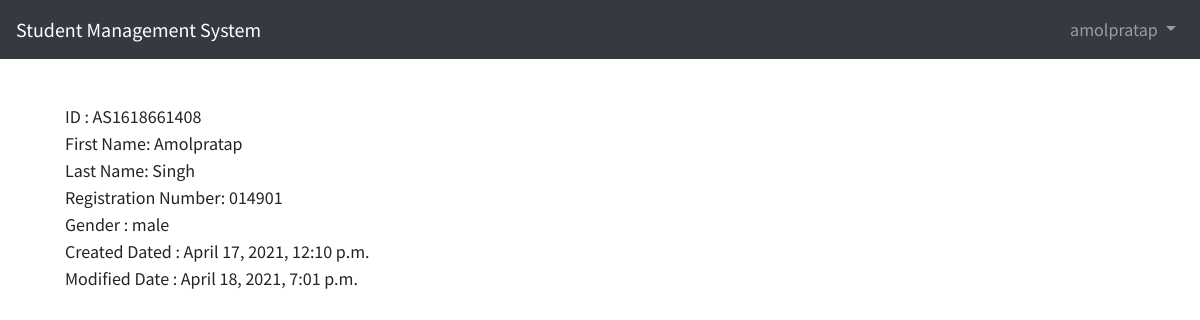
Page /students/AS1618661408/ (signed in) on the committed database.
### students/models.py (models this page shows, shortened)
class StudentInfo(models.Model):
    id = models.CharField(primary_key=True,editable=False,max_length=200)
    GENDER_CHOICES=(
        ('male', 'Male'),
        ('female', 'Female'),
    )
    first_name = models.CharField(max_length=100)
    last_name = models.CharField(max_length=100)
    registeration_num = models.CharField(max_length=100)
    admission_date = models.DateTimeField()
    gender = models.CharField(choices=GENDER_CHOICES,max_length=10)
    created_dt = models.DateTimeField(verbose_name="created date", auto_now_add=True)
    modify_dt = models.DateTimeField(verbose_name="modified date", auto_now=True)

### students/views.py (the view)
# urls.py: path('<str:student_id>/',views.student_detail , name='student_detail'),
@permission_required("auth.view_students")
def student_detail(request,student_id):
    try:
        students = StudentInfo.objects.get(pk=student_id)
    except StudentInfo.DoesNotExist:
        raise Http404("Given Student Id is not found")
    context = {
        "students": students,
    }
    return render(request,"students/student_detail.html",context)

### templates/students/student_detail.html (shortened to what this page needs)
{% extends 'base.html' %}
{% block content %}
<div class="card-body">
        <tbody>
            <tr>
                <td>ID : {{students.id}}</td>
                <br>
                <td>First Name: {{students.first_name}}</td>
                <br>
                <td>Last Name: {{students.last_name}}</td>
                <br>
                <td>Registration Number: {{students.registeration_num}}</td>
                <br>
                <td>Gender : {{students.gender}}</td>
                <br>
                <td>Created Dated : {{students.created_dt}}</td>
                <br>
                <td>Modified Date : {{students.modify_dt}} </td>
                <br>
            </tr>
        </tbody>
</div>
{% endblock %}

### templates/base.html (shortened to what this page needs)
{% load static %}
<!DOCTYPE html>
<html lang="en">
<head>
    <link rel="stylesheet"
        href="https://stackpath.bootstrapcdn.com/bootstrap/4.1.3/css/bootstrap.min.css"
>
    <link href="{% static 'css/base.css' %}" rel="stylesheet">
</head>
<body>
    <nav class="navbar navbar-expand-md navbar-dark bg-dark mb-4">
        <a class="navbar-brand" href="{% url 'home' %}">Student Management System</a>
        <div class="collapse navbar-collapse" id="navbarCollapse">
        {% if user.is_authenticated %}
            <ul class="navbar-nav ml-auto">
                <li class="nav-item">
                    <a class="nav-link dropdown-toggle" href="#" id="userMenu" data-toggle="dropdown" aria-haspopup="true" aria-expanded="false">
                    {{ user.username }}
                    </a>
                </li>
            </ul>
        {% else %}
        <form class="form-inline ml-auto">
            <a href="{% url 'login' %}" class="btn btn-outline-secondary">Log In</a>
            <a href="{% url 'signup' %}" class="btn btn-primary ml-2">Sign up</a>
        </form>
        {% endif %}
        </div>
    </nav>
    <div class="container">
    {% block content %}
    {% endblock %}
    </div>
</body>
</html>

### static/css/base.css (style rules this page uses)
body { font-family: 'Source Sans Pro', sans-serif; font-size: 18px; }

### rows in the picture
StudentInfo: id "AS1618661408", first_name "Amolpratap", last_name "Singh", registeration_num "014901", gender "male", created_dt "April 17, 2021, 12:10 p.m.", modify_dt "April 18, 2021, 7:01 p.m."

### other values in the picture
{{ user.username }} "amolpratap"
